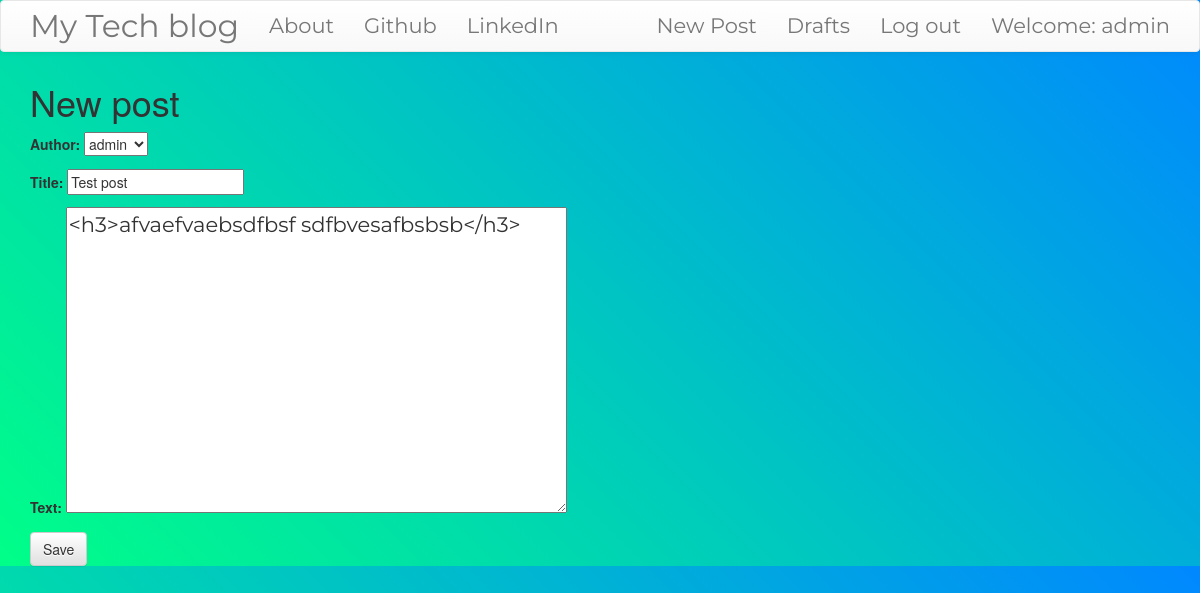
Screenshot of /post/2/edit/ (signed in) with the database file from the repository.
### blog/models.py (models this page shows, shortened)
class Post(models.Model):
    author = models.ForeignKey('auth.User', on_delete = models.CASCADE)
    title = models.CharField(max_length=200)
    text = models.TextField()
    created_date = models.DateTimeField(default = timezone.now)
    published_date = models.DateTimeField(blank=True,null=True)

### blog/views.py (the view)
# urls.py: url(r'^post/(?P<pk>\d+)/edit/$',views.PostUpdateView.as_view(), name='post_edit'),
class PostUpdateView(LoginRequiredMixin,UpdateView):
    login_url = '/login/'
    redirect_field_name = 'blog/post_detail.html'
    form_class = PostForm
    model = Post

### blog/forms.py
class PostForm(forms.ModelForm):
    class Meta():
        model = Post
        fields = ('author', 'title', 'text')
        widgets = {
            'title':forms.TextInput(attrs = {'class':'textinputclass'}),
            'text':forms.Textarea(attrs={'class':'editable medium-editor-textarea postcontent'})
        }

### blog/templates/blog/post_form.html (shortened to what this page needs)
{% extends 'blog/base.html' %}
{% block content %}
    <h1>New post</h1>
    <form method="POST" class="post-form">
    {{form.as_p}}
    <button type="submit" class="save btn btn-default">Save</button>
    </form>
{% endblock %}

### blog/templates/blog/base.html (shortened to what this page needs)
<!DOCTYPE html>
{% load staticfiles %}
<html>
    <head>
        <link rel="stylesheet" href="https://maxcdn.bootstrapcdn.com/bootstrap/3.3.7/css/bootstrap.min.css">
        <link rel="stylesheet" href="https://maxcdn.bootstrapcdn.com/bootstrap/3.3.7/css/bootstrap-theme.min.css">
        <link rel="stylesheet" href="//cdn.jsdelivr.net/medium-editor/latest/css/medium-editor.min.css" type="text/css" media="screen" charset="utf-8">
        <link rel="stylesheet" href="{% static 'css/blog.css' %}">
</head>
<body class='loader'>
  <nav class="navbar navbar-default techfont custom-navbar">
    <div class="container">
      <ul class="nav navbar-nav">
        <li><a class='navbar-brand bigbrand' href="{% url 'post_list' %}">My Tech blog</a></li>
        <li><a href="{% url 'about'%}">About</a></li>
        <li><a href="https://github.com/ShogunAlexey">Github</a></li>
        <li><a href="https://www.linkedin.com/in/alex-iordachescu/">LinkedIn</a></li>
      </ul>
      <ul class="nav navbar-nav navbar-right">
        {% if user.is_authenticated %}
        <li>
          <a href="{% url 'post_new' %}" >New Post</a>
        </li>
        <li>
          <a href="{% url 'post_draft_list' %}">Drafts</a>
        </li>
        <li>
          <a href="{% url 'logout' %}" >Log out</a>
        </li>
        <li>
          <a >Welcome: {{ user.username }}</a>
        </li>
          {% else %}
          <li><a class='nav navbar-right' href="{% url 'login' %}" ><span class="glyphicon glyphicon-user"></span></a></li>
        {% endif %}
      </ul>
  </div>
</nav>
        <div class="content container">
            <div class="row">
                <div class="col-md-8">
                  <div class="blog_posts">
                    {% block content %}
                    {% endblock %}
                  </div>
                </div>
            </div>
        </div>
</body>
</html>

### blog/static/css/blog.css (style rules this page uses)
.techfont { font-family: 'Montserrat', sans-serif; font-size: 1.5em; margin-bottom: 10px; }
.bigbrand { font-size: 1.5em; }
.postcontent { font-family: 'Montserrat', sans-serif; font-size: 1.5em; }
.loader { filter:hue-rotate(0deg); background:linear-gradient(45deg,#0f8,#08f); color:linear-gradient(60deg,#0f8,#08f); animation:hue 10000ms infinite linear; }

### rows the page displays
Post: author "admin", title "Test post", text "<h3>afvaefvaebsdfbsf sdfbvesafbsbsb</h3>"

### other values shown
{{ user.username }} "admin"
